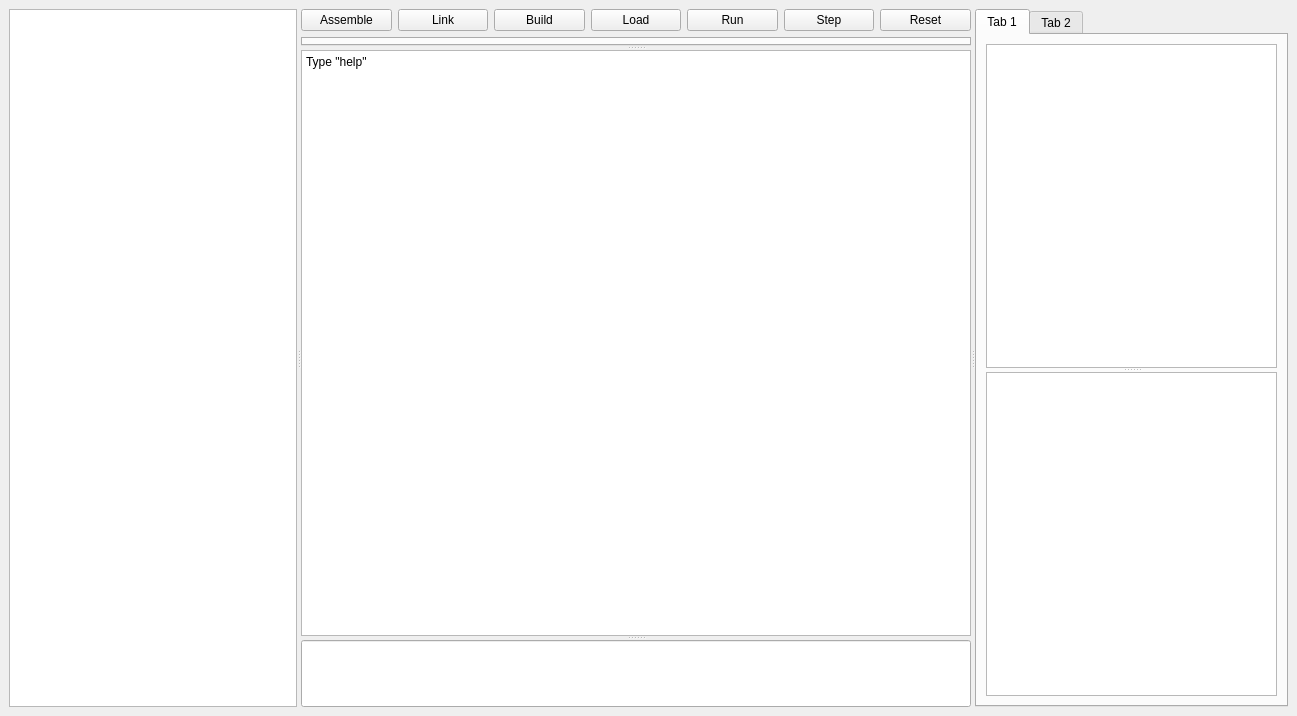
<?xml version="1.0" encoding="UTF-8"?>
<ui version="4.0">
 <class>MainWindow</class>
 <widget class="QMainWindow" name="MainWindow">
  <property name="geometry">
   <rect>
    <x>0</x>
    <y>0</y>
    <width>1297</width>
    <height>716</height>
   </rect>
  </property>
  <property name="windowTitle">
   <string>MainWindow</string>
  </property>
  <widget class="QWidget" name="centralwidget">
   <layout class="QVBoxLayout" name="verticalLayout_2">
    <item>
     <widget class="QSplitter" name="splitterScreen">
      <property name="orientation">
       <enum>Qt::Orientation::Horizontal</enum>
      </property>
      <widget class="QTreeView" name="treeFiles"/>
      <widget class="QWidget" name="layoutWidget">
       <layout class="QVBoxLayout" name="verticalLayout">
        <item>
         <layout class="QHBoxLayout" name="horizontalLayout">
          <item>
           <widget class="QPushButton" name="btnAssemble">
            <property name="text">
             <string>Assemble</string>
            </property>
           </widget>
          </item>
          <item>
           <widget class="QPushButton" name="btnLink">
            <property name="text">
             <string>Link</string>
            </property>
           </widget>
          </item>
          <item>
           <widget class="QPushButton" name="btnBuild">
            <property name="text">
             <string>Build</string>
            </property>
           </widget>
          </item>
          <item>
           <widget class="QPushButton" name="btnLoad">
            <property name="text">
             <string>Load</string>
            </property>
           </widget>
          </item>
          <item>
           <widget class="QPushButton" name="btnRun">
            <property name="text">
             <string>Run</string>
            </property>
           </widget>
          </item>
          <item>
           <widget class="QPushButton" name="btnStep">
            <property name="text">
             <string>Step</string>
            </property>
           </widget>
          </item>
          <item>
           <widget class="QPushButton" name="btnReset">
            <property name="text">
             <string>Reset</string>
            </property>
           </widget>
          </item>
         </layout>
        </item>
        <item>
         <widget class="QSplitter" name="splitterCodeLog">
          <property name="orientation">
           <enum>Qt::Orientation::Vertical</enum>
          </property>
          <widget class="QTabWidget" name="tabCodeEditor">
           <property name="currentIndex">
            <number>-1</number>
           </property>
          </widget>
          <widget class="QPlainTextEdit" name="consoleOutput">
           <property name="readOnly">
            <bool>true</bool>
           </property>
           <property name="plainText">
            <string>Type &quot;help&quot;</string>
           </property>
          </widget>
          <widget class="QLineEdit" name="commandInput"/>
         </widget>
        </item>
       </layout>
      </widget>
      <widget class="QTabWidget" name="tabShowData">
       <property name="currentIndex">
        <number>0</number>
       </property>
       <widget class="QWidget" name="RegFlags">
        <attribute name="title">
         <string>Tab 1</string>
        </attribute>
        <layout class="QVBoxLayout" name="verticalLayout_3">
         <item>
          <widget class="QSplitter" name="splitter">
           <property name="orientation">
            <enum>Qt::Orientation::Vertical</enum>
           </property>
           <widget class="QTableWidget" name="tableRegs"/>
           <widget class="QTableWidget" name="tableFlags"/>
          </widget>
         </item>
        </layout>
       </widget>
       <widget class="QWidget" name="Memory">
        <attribute name="title">
         <string>Tab 2</string>
        </attribute>
        <layout class="QVBoxLayout" name="verticalLayout_4">
         <item>
          <widget class="QTableWidget" name="tableMem"/>
         </item>
        </layout>
       </widget>
      </widget>
     </widget>
    </item>
   </layout>
  </widget>
 </widget>
 <resources/>
 <connections/>
</ui>
